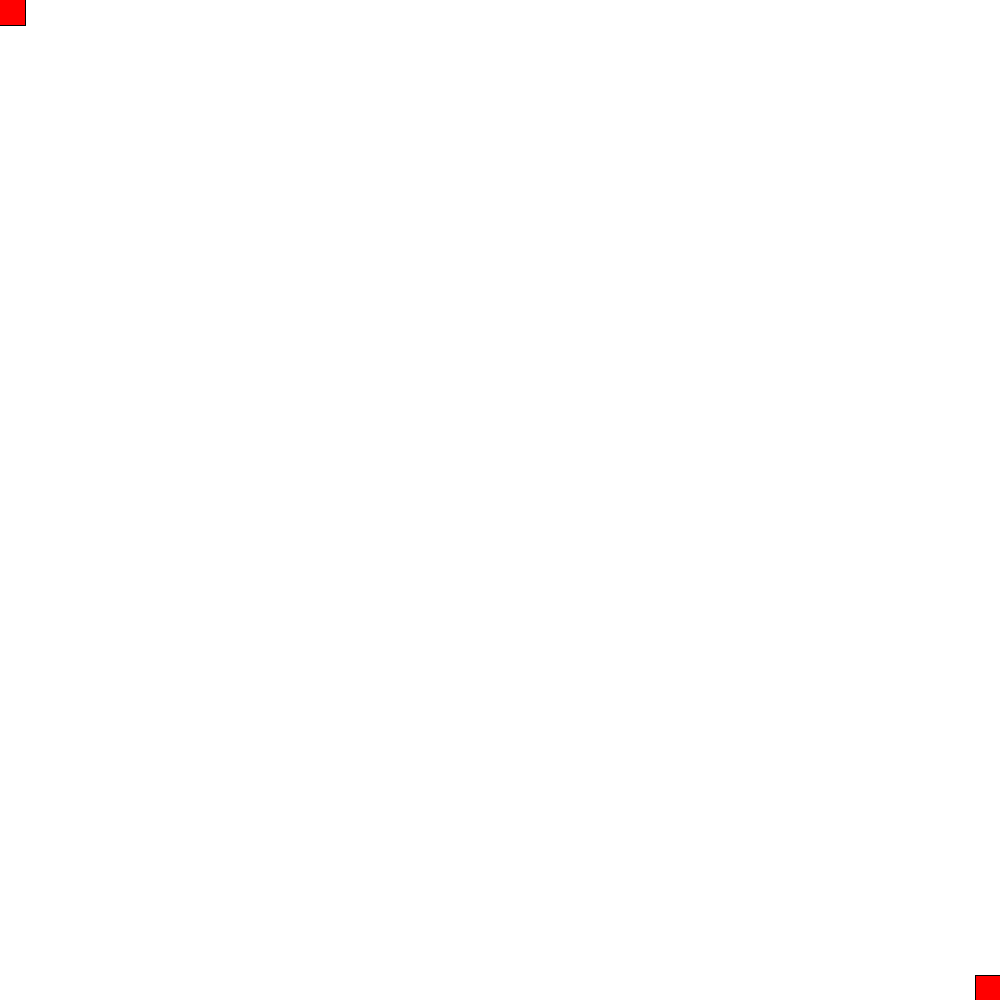
Frame 1 (no input)
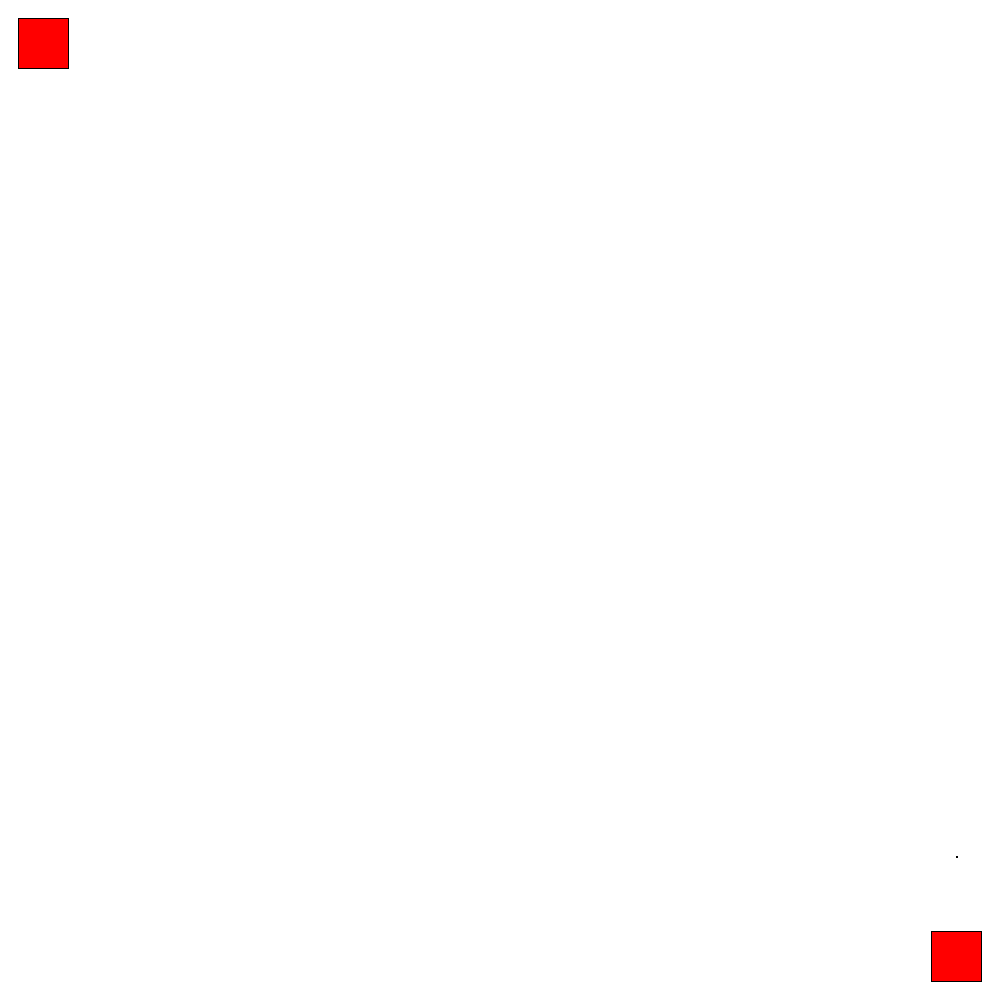
Frame 60 (the mouse pressed at the canvas centre just before this capture)
Frame 120 (the mouse held since frame 60 and released just before this capture): identical to frame 60, image omitted

The Processing sketch that drew these frames (run headless with seeded random() and noise(); from frame 60 on, the mouse is pressed at the canvas centre):

// Processing sketch: Shooter
// ── Shooter.pde
ArrayList<Puck> pucks = new ArrayList<Puck>();

Player player;

Player player2;

void setup() {

  size(1000, 1000);

  colorMode(HSB);

  player = new Player(0, 0, 'a', 'd', 'w', 's');
  player2 = new Player(width, height, 'j', 'l', 'i', 'k');
}

void draw() {

  background(255);

  for (int i = 0; i < pucks.size(); i++) {

    Puck puck = pucks.get(i);

    puck.fire();

    if (puck.out()) {

      pucks.remove(puck);
    }
  }


  
  player.move();
  player.show();
  player.bounce();

  player2.move();
  player2.show();
  player2.bounce();
  
  if (keyPressed) {

    if (key == ' ') {
      player.hockey();
    }

    if (keyCode == ENTER) {

      player2.hockey();
    }
  }
}

void keyReleased() {

  if (key == ' ') {

    player.release = true;
    player.hockey();
  }

  if (keyCode == ENTER) {

    player2.release = true;
    player2.hockey();
  }
}

// ── Player.pde

class Player {

  PVector pos;
  PVector velocity = new PVector(0, 0);
  float rotation = 0;
  float rotationvelocity = 0;

  PVector front;

  boolean hitPositive = true;

  float strength = 1;

  boolean release = false;

  char left;
  char right;
  char up;
  char down;
  
  Player(float x, float y, char l, char r, char u, char d) {

    pos = new PVector(x, y);

    front = new PVector(0, 0);

    left = l;
    right = r;
    up = u;
    down = d;
  }

  void show() {

    if (velocity.x > 0) {

      velocity.add(-0.1, 0);
    }

    if (velocity.y > 0) {

      velocity.add(0, -0.1);
    }

    if (velocity.x < 0) {

      velocity.add(0.1, 0);
    }

    if (velocity.y < 0) {

      velocity.add(0, 0.1);
    }

    if (rotationvelocity > 0) {

      rotationvelocity-=PI/1800;
    }

    if (rotationvelocity < 0) {


      rotationvelocity+=PI/1800;
    }

    if (rotationvelocity < 0.01 && rotationvelocity > 0) {

      rotationvelocity = 0;
    }

    if (velocity.x < 0.1 && velocity.x > 0) {

      velocity.x = 0;
    }

    if (velocity.y < 0.1 && velocity.y > 0) {

      velocity.y = 0;
    }

    if (abs(rotation) >= PI*2) {

      rotation = 0;
    }

    rotation+=rotationvelocity;
    pos.add(velocity);

    pushMatrix();
    
    fill(0, 255, 255);
    
    translate(pos.x, pos.y);

    rotate(rotation);

    rect(-25, -25, 50, 50);

    popMatrix();

    pushMatrix();

    translate(pos.x, pos.y);

    PVector v = new PVector(0, -100);

    v.rotate(rotation);

    front = v;

    rect(v.x, v.y, 1, 1);

    popMatrix();
  }

  void move() {

    if (keyPressed) {

      if (key == left) {
        rotationvelocity -= PI/120;
      }
      if (key == right) {
        rotationvelocity += PI/120;
      } 
      if (key == down) {


        velocity.add(-0.005*front.x, -0.005*front.y);
      } 
      if (key == up) {

        velocity.add(0.005*front.x, 0.005*front.y);
      }
    }

    rotationvelocity = constrain(rotationvelocity, -PI/20, PI/20);
  }

  void bounce() {

    if (pos.x >= width) {

      velocity.add(-3, 0);
    }

    if (pos.x <= 0) {

      velocity.add(3, 0);
    }

    if (pos.y >= height) {

      velocity.add(0, -3);
    }

    if (pos.y <= 0) {

      velocity.add(0, 3);
    }
  }

  void hockey() {



    pushMatrix();

    fill(4*strength, 255, 255);

    translate(pos.x, pos.y);

    rotate(rotation);

    rect(50, -75/2, 15, 75/15*strength);

    popMatrix();

    if (hitPositive) {
      strength++;

      if (strength > 15) {

        strength = 15;
        hitPositive = false;
      }
    } else {

      strength--;

      if (strength < 1) {

        strength = 1;
        hitPositive = true;
      }
    }

    if (release) {
      pucks.add(new Puck(pos.x, pos.y, new PVector(front.x*0.01*strength, front.y*0.01*strength)));
      release = false;
      strength = 1;
    }
  }
}

// ── Projectile.pde

class Puck {
  
 PVector pos;
 PVector velocity;
  
 Puck(float x, float y, PVector vel) {
   
   pos = new PVector(x, y);
   velocity = vel;
   
 }
  
 void fire() {
   
   pos.add(velocity);
   
   fill(0);
   circle(pos.x, pos.y, 20);
   
 }
 
 boolean out() {
  
   if(pos.y <= 0 || pos.y >= height || pos.x <= 0 || pos.x >= width) {
    
     return true;
     
   }
   
   return false;
   
 }
 
 boolean hit(float x, float y) {
   
   return false;
   
 }

}
